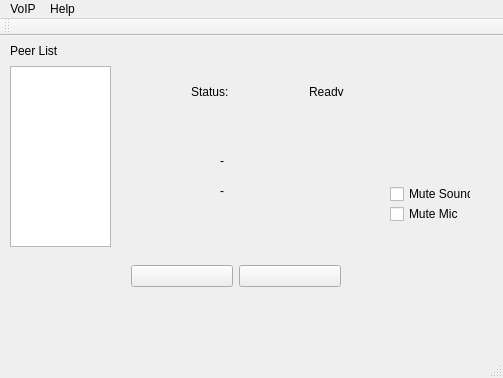
<?xml version="1.0" encoding="UTF-8"?>
<ui version="4.0">
 <class>MainWindow</class>
 <widget class="QMainWindow" name="MainWindow">
  <property name="geometry">
   <rect>
    <x>0</x>
    <y>0</y>
    <width>503</width>
    <height>378</height>
   </rect>
  </property>
  <property name="windowTitle">
   <string>MainWindow</string>
  </property>
  <widget class="QWidget" name="centralWidget">
   <widget class="QWidget" name="horizontalLayoutWidget">
    <property name="geometry">
     <rect>
      <x>120</x>
      <y>180</y>
      <width>232</width>
      <height>121</height>
     </rect>
    </property>
    <layout class="QHBoxLayout" name="horizontalLayout">
     <item>
      <widget class="QPushButton" name="btnCapture">
       <property name="text">
        <string/>
       </property>
       <property name="icon">
        <iconset resource="icons.qrc">
         <normaloff>:/images/call-icon.jpg</normaloff>:/images/call-icon.jpg</iconset>
       </property>
       <property name="iconSize">
        <size>
         <width>100</width>
         <height>100</height>
        </size>
       </property>
      </widget>
     </item>
     <item>
      <widget class="QPushButton" name="btnStopCapture">
       <property name="text">
        <string/>
       </property>
       <property name="icon">
        <iconset resource="icons.qrc">
         <normaloff>:/images/end_call.png</normaloff>:/images/end_call.png</iconset>
       </property>
       <property name="iconSize">
        <size>
         <width>100</width>
         <height>100</height>
        </size>
       </property>
      </widget>
     </item>
    </layout>
   </widget>
   <widget class="QWidget" name="horizontalLayoutWidget_2">
    <property name="geometry">
     <rect>
      <x>180</x>
      <y>40</y>
      <width>251</width>
      <height>31</height>
     </rect>
    </property>
    <layout class="QHBoxLayout" name="horizontalLayout_2">
     <item>
      <widget class="QLabel" name="lblStatusText">
       <property name="text">
        <string>Status:</string>
       </property>
      </widget>
     </item>
     <item>
      <widget class="QLabel" name="lblStatus">
       <property name="text">
        <string>Ready</string>
       </property>
      </widget>
     </item>
    </layout>
   </widget>
   <widget class="QListWidget" name="lstWidget">
    <property name="geometry">
     <rect>
      <x>10</x>
      <y>30</y>
      <width>101</width>
      <height>181</height>
     </rect>
    </property>
   </widget>
   <widget class="QLabel" name="lblPeers">
    <property name="geometry">
     <rect>
      <x>10</x>
      <y>0</y>
      <width>101</width>
      <height>29</height>
     </rect>
    </property>
    <property name="text">
     <string>Peer List</string>
    </property>
   </widget>
   <widget class="QCheckBox" name="chkMuteSound">
    <property name="geometry">
     <rect>
      <x>390</x>
      <y>150</y>
      <width>81</width>
      <height>16</height>
     </rect>
    </property>
    <property name="text">
     <string>Mute Sound</string>
    </property>
   </widget>
   <widget class="QCheckBox" name="chkMuteMic">
    <property name="geometry">
     <rect>
      <x>390</x>
      <y>170</y>
      <width>71</width>
      <height>16</height>
     </rect>
    </property>
    <property name="text">
     <string>Mute Mic</string>
    </property>
   </widget>
   <widget class="QLabel" name="lblCallerMic">
    <property name="geometry">
     <rect>
      <x>220</x>
      <y>110</y>
      <width>121</width>
      <height>29</height>
     </rect>
    </property>
    <property name="text">
     <string>-</string>
    </property>
   </widget>
   <widget class="QLabel" name="lblCallerSound">
    <property name="geometry">
     <rect>
      <x>220</x>
      <y>140</y>
      <width>121</width>
      <height>29</height>
     </rect>
    </property>
    <property name="text">
     <string>-</string>
    </property>
   </widget>
  </widget>
  <widget class="QMenuBar" name="menuBar">
   <property name="geometry">
    <rect>
     <x>0</x>
     <y>0</y>
     <width>503</width>
     <height>21</height>
    </rect>
   </property>
   <widget class="QMenu" name="menuVOIP">
    <property name="title">
     <string>VoIP</string>
    </property>
   </widget>
   <widget class="QMenu" name="menuHelp">
    <property name="title">
     <string>Help</string>
    </property>
    <addaction name="actionAbout_VoIP"/>
    <addaction name="actionAbout_QT"/>
   </widget>
   <addaction name="menuVOIP"/>
   <addaction name="menuHelp"/>
  </widget>
  <widget class="QToolBar" name="mainToolBar">
   <attribute name="toolBarArea">
    <enum>TopToolBarArea</enum>
   </attribute>
   <attribute name="toolBarBreak">
    <bool>false</bool>
   </attribute>
  </widget>
  <widget class="QStatusBar" name="statusBar"/>
  <action name="actionAbout_VoIP">
   <property name="text">
    <string>About VoIP</string>
   </property>
  </action>
  <action name="actionAbout_QT">
   <property name="text">
    <string>About QT</string>
   </property>
  </action>
 </widget>
 <layoutdefault spacing="6" margin="11"/>
 <resources>
  <include location="icons.qrc"/>
 </resources>
 <connections/>
</ui>
